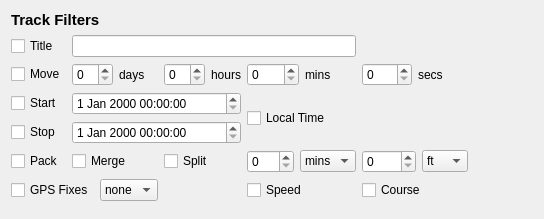
<?xml version="1.0" encoding="UTF-8"?>
<ui version="4.0">
 <class>TrackWidget</class>
 <widget class="QWidget" name="TrackWidget">
  <property name="geometry">
   <rect>
    <x>0</x>
    <y>0</y>
    <width>544</width>
    <height>219</height>
   </rect>
  </property>
  <property name="windowTitle">
   <string>Track Filter Options</string>
  </property>
  <property name="whatsThis">
   <string>This filter performs various operations on track data. </string>
  </property>
  <layout class="QGridLayout" name="gridLayout_2">
   <item row="0" column="0">
    <layout class="QGridLayout" name="gridLayout">
     <item row="0" column="0" colspan="2">
      <widget class="QLabel" name="label">
       <property name="font">
        <font>
         <pointsize>11</pointsize>
         <weight>75</weight>
         <bold>true</bold>
        </font>
       </property>
       <property name="whatsThis">
        <string/>
       </property>
       <property name="text">
        <string>Track Filters</string>
       </property>
      </widget>
     </item>
     <item row="1" column="0">
      <widget class="QCheckBox" name="titleCheck">
       <property name="toolTip">
        <string>Basic title for track</string>
       </property>
       <property name="whatsThis">
        <string>Basic title for new track(s). 
This option specifies a title for tracks generated by the track filter. By default, the title of the new track is composed of the start time of the track appended to this value. 
If this value contains a percent (%) character, it is treated as a format string for the POSIX strftime function, allowing custom time-based track names. </string>
       </property>
       <property name="text">
        <string>Title</string>
       </property>
      </widget>
     </item>
     <item row="1" column="1" colspan="3">
      <widget class="QLineEdit" name="titleText">
       <property name="toolTip">
        <string>the title of the new track is composed of the start time of the track appended to this value. </string>
       </property>
      </widget>
     </item>
     <item row="2" column="0">
      <widget class="QCheckBox" name="moveCheck">
       <property name="toolTip">
        <string>Correct track point timestamps by specified amount</string>
       </property>
       <property name="whatsThis">
        <string>Correct trackpoint timestamps by a delta. 
This option changes the time of all trackpoints. This might be useful if your track must be moved by one or more hours because of an incorrect time zone. </string>
       </property>
       <property name="text">
        <string>Move</string>
       </property>
      </widget>
     </item>
     <item row="2" column="1">
      <layout class="QHBoxLayout" name="horizontalLayout_5">
       <item>
        <widget class="QSpinBox" name="daysSpin"/>
       </item>
       <item>
        <widget class="QLabel" name="daysLabel">
         <property name="text">
          <string>days</string>
         </property>
        </widget>
       </item>
      </layout>
     </item>
     <item row="2" column="2">
      <layout class="QHBoxLayout" name="horizontalLayout_4">
       <item>
        <widget class="QSpinBox" name="hoursSpin"/>
       </item>
       <item>
        <widget class="QLabel" name="hoursLabel">
         <property name="text">
          <string>hours</string>
         </property>
        </widget>
       </item>
      </layout>
     </item>
     <item row="2" column="3">
      <layout class="QHBoxLayout" name="horizontalLayout_2">
       <item>
        <widget class="QSpinBox" name="minsSpin"/>
       </item>
       <item>
        <widget class="QLabel" name="minsLabel">
         <property name="text">
          <string>mins</string>
         </property>
        </widget>
       </item>
      </layout>
     </item>
     <item row="2" column="4">
      <layout class="QHBoxLayout" name="horizontalLayout">
       <item>
        <widget class="QSpinBox" name="secsSpin"/>
       </item>
       <item>
        <widget class="QLabel" name="secsLabel">
         <property name="text">
          <string>secs</string>
         </property>
        </widget>
       </item>
      </layout>
     </item>
     <item row="3" column="0">
      <widget class="QCheckBox" name="startCheck">
       <property name="sizePolicy">
        <sizepolicy hsizetype="Fixed" vsizetype="Fixed">
         <horstretch>0</horstretch>
         <verstretch>0</verstretch>
        </sizepolicy>
       </property>
       <property name="toolTip">
        <string>Use track pts. after this time. </string>
       </property>
       <property name="whatsThis">
        <string>Use only track points after this timestamp.

This option is used along with the stop to discard trackpoints that were recorded outside of a specific period of time. This option specifies the beginning of the time period. </string>
       </property>
       <property name="text">
        <string>Start</string>
       </property>
      </widget>
     </item>
     <item row="3" column="1" colspan="2">
      <widget class="QDateTimeEdit" name="startEdit">
       <property name="toolTip">
        <string>Use track pts. after this time. </string>
       </property>
      </widget>
     </item>
     <item row="3" column="3" rowspan="2">
      <widget class="QCheckBox" name="TZCheck">
       <property name="toolTip">
        <string>If checked, time specified here is based on this computer's current time zone. </string>
       </property>
       <property name="whatsThis">
        <string>If checked, the times specified here are based on the local computer's time zone.  Otherwise it is UTC.</string>
       </property>
       <property name="text">
        <string>Local Time</string>
       </property>
      </widget>
     </item>
     <item row="4" column="0">
      <widget class="QCheckBox" name="stopCheck">
       <property name="sizePolicy">
        <sizepolicy hsizetype="Fixed" vsizetype="Fixed">
         <horstretch>0</horstretch>
         <verstretch>0</verstretch>
        </sizepolicy>
       </property>
       <property name="toolTip">
        <string>Use track pts before this time. </string>
       </property>
       <property name="whatsThis">
        <string> Use only track points before this timestamp.

This option is used in conjunction with the start option to discard all trackpoints outside of a given period of time. This option defines the end of the time period. </string>
       </property>
       <property name="text">
        <string>Stop</string>
       </property>
      </widget>
     </item>
     <item row="4" column="1" colspan="2">
      <widget class="QDateTimeEdit" name="stopEdit">
       <property name="toolTip">
        <string>Use track pts before this time. </string>
       </property>
      </widget>
     </item>
     <item row="5" column="0">
      <widget class="QCheckBox" name="packCheck">
       <property name="toolTip">
        <string>Pack all tracks into one. </string>
       </property>
       <property name="whatsThis">
        <string>Pack all tracks into one.

This option causes all tracks to be appended to one another to form a single track. This option does not work if any two tracks overlap in time; in that case, consider using the merge option.

This option is most useful for rejoining tracks that might have been interrupted by an equipment malfunction or an overnight stop. </string>
       </property>
       <property name="text">
        <string>Pack</string>
       </property>
      </widget>
     </item>
     <item row="5" column="1">
      <widget class="QCheckBox" name="mergeCheck">
       <property name="toolTip">
        <string>Merge multiple tracks for the same way.</string>
       </property>
       <property name="whatsThis">
        <string> Merge multiple tracks for the same way.

This option puts all track points from all tracks into a single track and sorts them by time stamp. Points with identical time stamps will be dropped. </string>
       </property>
       <property name="text">
        <string>Merge</string>
       </property>
      </widget>
     </item>
     <item row="5" column="2">
      <widget class="QCheckBox" name="splitCheck">
       <property name="toolTip">
        <string>Split tracks. </string>
       </property>
       <property name="whatsThis">
        <string>Split by date or time interval 

The input track will be split into several tracks depending on date of track points. If there is more than one track, use the pack option before before using this. 

If the input has multiple tracks, pack them together before splitting them back apart per day.
</string>
       </property>
       <property name="text">
        <string>Split</string>
       </property>
      </widget>
     </item>
     <item row="5" column="3">
      <layout class="QHBoxLayout" name="horizontalLayout_6">
       <item>
        <widget class="QSpinBox" name="splitTimeSpin">
         <property name="toolTip">
          <string>If nonzero, the track will be split if the time between two points is greater than this parameter.   If zero, the track will be split by date. </string>
         </property>
         <property name="maximum">
          <number>500</number>
         </property>
        </widget>
       </item>
       <item>
        <widget class="QComboBox" name="splitTimeCombo">
         <item>
          <property name="text">
           <string>mins</string>
          </property>
         </item>
         <item>
          <property name="text">
           <string>hrs</string>
          </property>
         </item>
         <item>
          <property name="text">
           <string>days</string>
          </property>
         </item>
        </widget>
       </item>
      </layout>
     </item>
     <item row="5" column="4">
      <layout class="QHBoxLayout" name="horizontalLayout_7">
       <item>
        <widget class="QSpinBox" name="splitDistSpin">
         <property name="toolTip">
          <string>If nonzero, the input track will be split into several tracks if the distance between successive track points is greater than the distance given as a parameter. </string>
         </property>
         <property name="maximum">
          <number>5280</number>
         </property>
        </widget>
       </item>
       <item>
        <widget class="QComboBox" name="splitDistCombo">
         <item>
          <property name="text">
           <string>ft</string>
          </property>
         </item>
         <item>
          <property name="text">
           <string>m</string>
          </property>
         </item>
         <item>
          <property name="text">
           <string>km</string>
          </property>
         </item>
         <item>
          <property name="text">
           <string>mi</string>
          </property>
         </item>
        </widget>
       </item>
      </layout>
     </item>
     <item row="6" column="0" colspan="2">
      <widget class="QWidget" name="widget_5" native="true">
       <property name="toolTip">
        <string>Synthesize GPS Fixes. </string>
       </property>
       <property name="whatsThis">
        <string>Synthesize GPS fixes (PPS, DGPS, 3D, 2D, NONE).

This option sets the GPS fix status for all trackpoints to the specified value. Valid values for this option are PPS, DGPS, 3D, 2D, or NONE.

This option is most useful when converting from a format that doesn't contain GPS fix status to one that requires it. </string>
       </property>
       <layout class="QHBoxLayout" name="horizontalLayout_3">
        <property name="margin">
         <number>0</number>
        </property>
        <item>
         <widget class="QCheckBox" name="GPSFixesCheck">
          <property name="sizePolicy">
           <sizepolicy hsizetype="Fixed" vsizetype="Fixed">
            <horstretch>0</horstretch>
            <verstretch>0</verstretch>
           </sizepolicy>
          </property>
          <property name="text">
           <string>GPS Fixes</string>
          </property>
         </widget>
        </item>
        <item>
         <widget class="QComboBox" name="GPSFixesCombo">
          <item>
           <property name="text">
            <string>none</string>
           </property>
          </item>
          <item>
           <property name="text">
            <string>pps</string>
           </property>
          </item>
          <item>
           <property name="text">
            <string>dgps</string>
           </property>
          </item>
          <item>
           <property name="text">
            <string>3d</string>
           </property>
          </item>
          <item>
           <property name="text">
            <string>2d</string>
           </property>
          </item>
         </widget>
        </item>
       </layout>
       <zorder>GPSFixesCombo</zorder>
       <zorder>GPSFixesCheck</zorder>
      </widget>
     </item>
     <item row="6" column="3">
      <widget class="QCheckBox" name="speedCheck">
       <property name="toolTip">
        <string>Synthesize speed. </string>
       </property>
       <property name="whatsThis">
        <string>Synthesize speed.

This option computes a value for the GPS speed at each trackpoint. This is most useful with trackpoints from formats that don't support speed information or for trackoints synthesized by the interpolate filter. The speed at each trackpoint is the average speed from the previous trackpoint (distance divided by time). The first trackpoint in each track is assigned a speed of &quot;unknown.&quot; </string>
       </property>
       <property name="text">
        <string>Speed</string>
       </property>
      </widget>
     </item>
     <item row="6" column="4">
      <widget class="QCheckBox" name="courseCheck">
       <property name="toolTip">
        <string>Synthesize course.</string>
       </property>
       <property name="whatsThis">
        <string>Synthesize course.

This option computes (or recomputes) a value for the GPS heading at each trackpoint. This is most useful with trackpoints from formats that don't support heading information or for trackpoints synthesized by the interpolate filter. The heading at each trackpoint is simply the course from the previous trackpoint in the track. The first trackpoint in each track is arbitrarily assigned a heading of 0 degrees. </string>
       </property>
       <property name="text">
        <string>Course</string>
       </property>
      </widget>
     </item>
    </layout>
   </item>
   <item row="0" column="1">
    <spacer name="horizontalSpacer">
     <property name="orientation">
      <enum>Qt::Horizontal</enum>
     </property>
     <property name="sizeHint" stdset="0">
      <size>
       <width>1</width>
       <height>20</height>
      </size>
     </property>
    </spacer>
   </item>
   <item row="1" column="0">
    <spacer name="verticalSpacer">
     <property name="orientation">
      <enum>Qt::Vertical</enum>
     </property>
     <property name="sizeHint" stdset="0">
      <size>
       <width>10</width>
       <height>2</height>
      </size>
     </property>
    </spacer>
   </item>
  </layout>
 </widget>
 <resources/>
 <connections/>
</ui>
